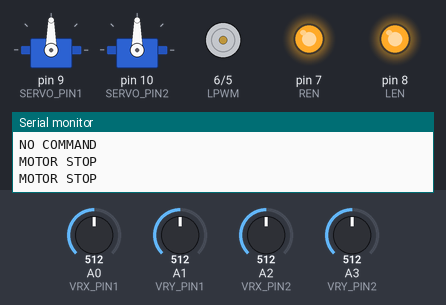
Simulated run of this sketch. Board: Arduino Uno, built with avr-gcc and run on an emulated ATmega328P. On the bench: 2 × servo, motor-driver pin pairs drawn as motors (green arrow = first pin HIGH = forward, orange = second pin HIGH = backward, longer = more drive), output pins drawn as LEDs (lit = HIGH), the last lines printed to the serial monitor. The inputs (shaded band) are chosen by the test bench; at power-on: A0 (VRX_PIN1) = 512, A3 (VRY_PIN2) = 512, A1 (VRY_PIN1) = 512, A2 (VRX_PIN2) = 512.

Above: at 1.2 s.
1.3 s: A0 (VRX_PIN1) set to 417
2.8 s: A0 (VRX_PIN1) set to 381
At 3.6 s:
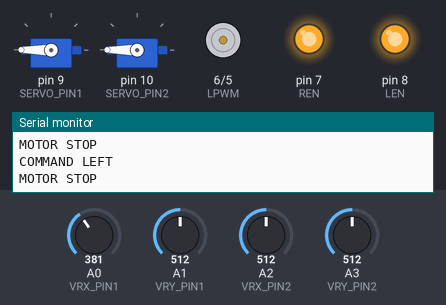
4.3 s: A3 (VRY_PIN2) set to 411
7.3 s: A3 (VRY_PIN2) set to 387
At 8.4 s:
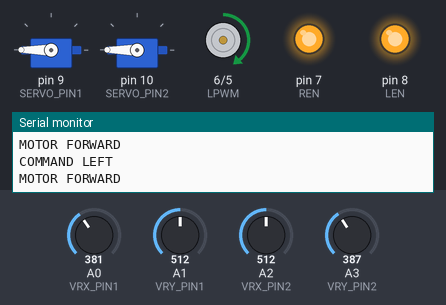
10.3 s: A0 (VRX_PIN1) set to 410
At 11.4 s:
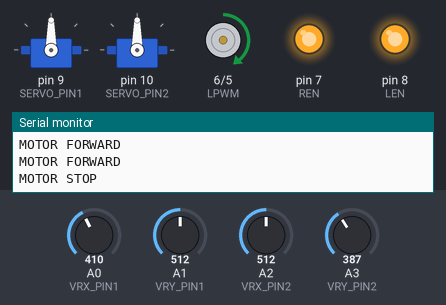
11.8 s: A3 (VRY_PIN2) set to 810
At 12.4 s:
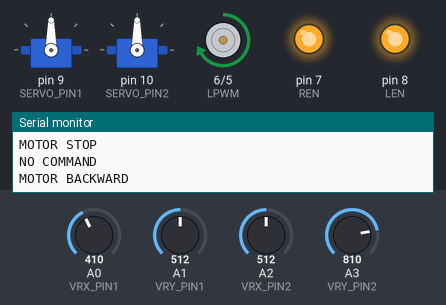
Timing chart, 0 to 14.3 s (numbered marks = the images above; inputs shaded):
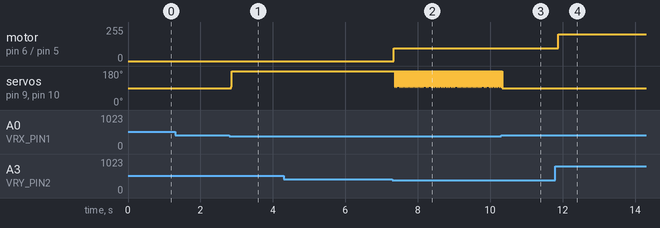

The sketch:

spld.ino
```cpp
#include <SPI.h>
#include "RF24.h"
#include <Servo.h>

#define CODE_NONE        0
#define CODE_SERVO_LEFT  1
#define CODE_SERVO_RIGHT 2
#define CODE_SERVO_STOP  3

#define CODE_MOTOR_BACKWARD  4
#define CODE_MOTOR_FORWARD   5
#define CODE_MOTOR_STOP      6

#define VRX_PIN1  A0
#define VRY_PIN1  A1
#define VRX_PIN2  A2
#define VRY_PIN2  A3

#define LEFT_THRESHOLD  400
#define RIGHT_THRESHOLD 800
#define UP_THRESHOLD    400
#define DOWN_THRESHOLD  800

#define COMMAND_NO     0x00
#define COMMAND_LEFT   0x01
#define COMMAND_RIGHT  0x02
#define COMMAND_UP     0x04
#define COMMAND_DOWN   0x08

#define SERVO_PIN1 9
#define SERVO_PIN2 10

#define RPWM 5
#define LPWM 6
#define REN 7
#define LEN 8

int xValue1 = 0 ;
int yValue1 = 0 ;
int xValue2 = 0 ;
int yValue2 = 0 ;

float pos = 90;
int direction = 1;
int pot;
int out1;
int out2;

int command = COMMAND_NO;
unsigned long message_code = CODE_NONE;

Servo servo1;
Servo servo2;

void setup()
{
  Serial.begin(9600);
  Serial.println("Start");

  pinMode(RPWM,OUTPUT);
  pinMode(LPWM,OUTPUT);
  pinMode(LEN,OUTPUT);
  pinMode(REN,OUTPUT);

  digitalWrite(REN,HIGH);
  digitalWrite(LEN,HIGH);

  servo1.attach(SERVO_PIN1);
  servo2.attach(SERVO_PIN2);
}

void leftDirection()
{
  for(pos = 90; pos <= 180; pos += 1)
  {
    servo1.write(pos);
    servo2.write(pos);
  }
}

void rightDirection()
{
  for(pos = 90; pos >= 0; pos -= 1)
  {
    servo1.write(pos);
    servo2.write(pos);
  }
}

void forwardDirection(int speed)
{
  Serial.println("MOTOR FORWARD");
  if(speed > 0){
    out1 = map(speed, 0, 1023, 0, 255);
    analogWrite(LPWM, out1);
    analogWrite(RPWM, 0);
  } else {
    stopMotor();
  }
}

void backwardDirection(int speed)
{
  Serial.println("MOTOR BACKWARD");
  if(speed > 0){
    out1 = map(speed, 0, 1023, 0, 255);
    analogWrite(RPWM, 0);
    analogWrite(LPWM, out1);
  } else {
    stopMotor();
  }
}

void stopMotor()
{
  Serial.println("MOTOR STOP");
  analogWrite(LPWM, 0);
  analogWrite(RPWM, 0);
}

void stopServo()
{
  Serial.println("MOTOR STOP");
  servo1.write(90);
  servo2.write(90);
}

void loop()
{
  xValue1 = analogRead(VRX_PIN1);
  yValue1 = analogRead(VRY_PIN1);

  xValue2 = analogRead(VRX_PIN2);
  yValue2 = analogRead(VRY_PIN2);

  command = COMMAND_NO;

  if (xValue1 < LEFT_THRESHOLD) {

    Serial.println("COMMAND LEFT");
    leftDirection();

  } else if (xValue1 > RIGHT_THRESHOLD) {

    rightDirection();
    Serial.println("COMMAND RIGHT");

  } else {

    stopServo();
    Serial.println("NO COMMAND");

  }

  if (yValue2 < UP_THRESHOLD) {

    forwardDirection(yValue2);
    Serial.println("MOTOR FORWARD");

  } else if (yValue2 > DOWN_THRESHOLD) {

    backwardDirection(yValue2);
    Serial.println("MOTOR BACKWARD");

  } else {

    stopMotor();
    Serial.println("MOTOR STOP");

  }
}
```

Measured:
- the behaviour switches between 400 and 399 on A0 (VRX_PIN1) (found by bisection; images 0 and 1)
- the behaviour switches between 400 and 399 on A3 (VRY_PIN2) (found by bisection; images 1 and 2)
- after the input at 2.8 s, servo on pin 9 (SERVO_PIN1), servo on pin 10 (SERVO_PIN2): 90° → 180° after 0.05 s
- after the input at 7.3 s, motor on pin 6 (LPWM) / pin 5 (RPWM): stopped → forward 96/255 at once; servo on pin 9 (SERVO_PIN1), servo on pin 10 (SERVO_PIN2): alternates 180° for 0.03 s and 96° for 0.01 s, starting after 0.06 s
- after the input at 11.8 s, motor on pin 6 (LPWM) / pin 5 (RPWM): forward 96/255 → forward 201/255 after 0.08 s
